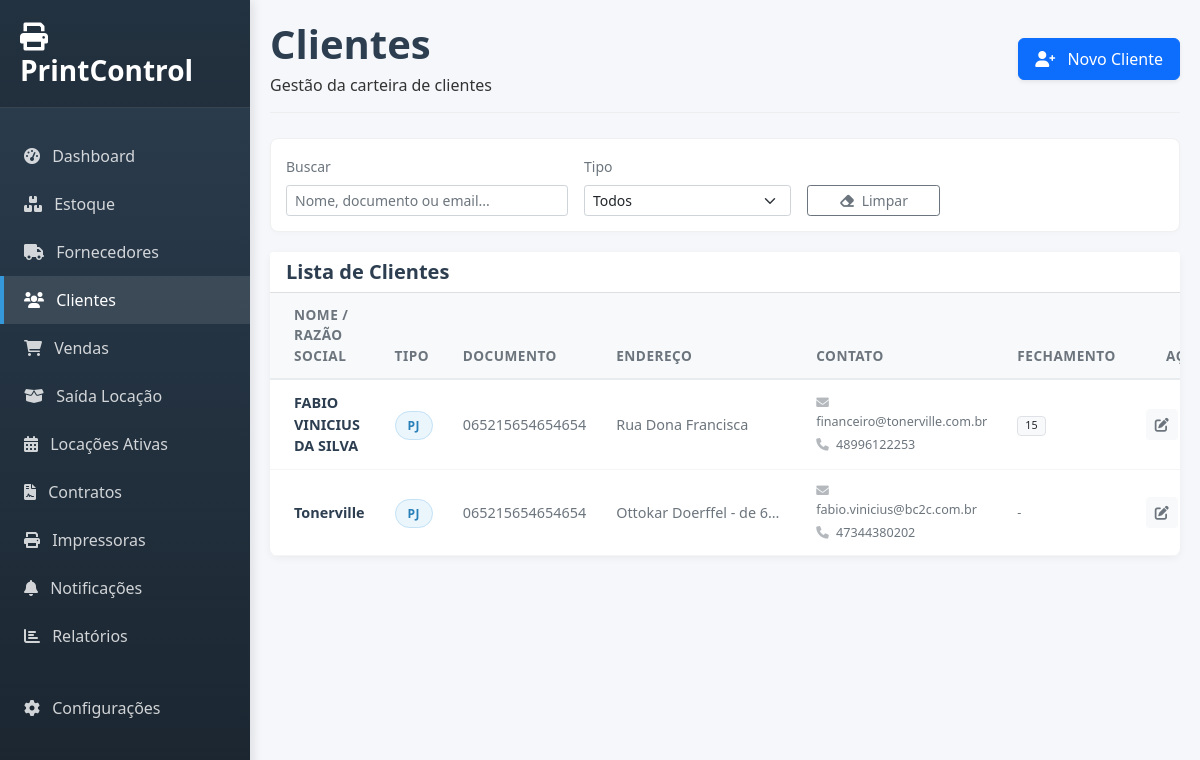
Before: /clientes with the older database file.
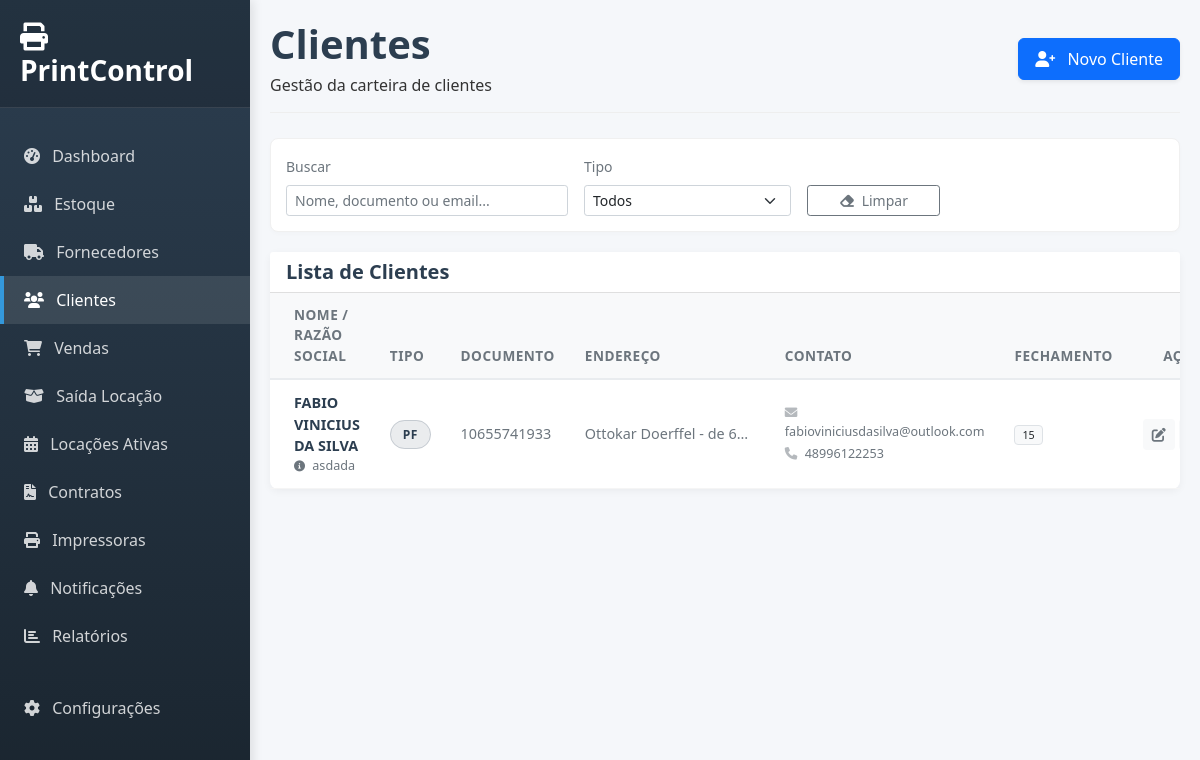
After: the same page with the newer database file.
### app.py (models this page shows)
class Cliente(db.Model):
    id = db.Column(db.Integer, primary_key=True)
    nome = db.Column(db.String(100), nullable=False)
    tipo_pessoa = db.Column(db.String(20))
    documento = db.Column(db.String(20))
    endereco = db.Column(db.String(200))
    telefone = db.Column(db.String(20))
    email = db.Column(db.String(100))
    data_fechamento = db.Column(db.Integer)
    observacao = db.Column(db.Text)

### app.py (the view)
@app.route('/clientes')
def clientes():
    todos_clientes = Cliente.query.order_by(Cliente.nome).all()
    return render_template('clientes.html', clientes=todos_clientes)

### app.py (called while the page is built)
@app.context_processor
def utility_processor():
    try:
        config = Configuracao.query.first()
        if not config:
            config = Configuracao()
            db.session.add(config)
            db.session.commit()
        return dict(hoje=datetime.now(), config=config)
    except:
        return dict(hoje=datetime.now(), config=None)

### templates/clientes.html (shortened to what the changed rows need)
{% extends "base.html" %}
{% block content %}
<div id="clientes-page" class="page-content active">
    <div class="page-header">
        <div class="d-flex justify-content-between align-items-center">
            <div>
                <h1 class="page-title">Clientes</h1>
            </div>
        </div>
    </div>
    <div class="card">
        <div class="card-body p-0">
            <div class="table-responsive">
                <table class="table table-hover mb-0" id="tabelaClientes">
                    <thead>
                        <tr>
                            <th class="ps-4">Nome / Razão Social</th>
                            <th>Tipo</th>
                            <th>Documento</th>
                            <th>Endereço</th> <th>Contato</th>
                            <th>Fechamento</th>
                            <th width="100" class="text-end pe-4">Ações</th>
                        </tr>
                    </thead>
                    <tbody>
                        {% for cliente in clientes %}
                        <tr>
                            <td class="ps-4">
                                <div class="fw-bold" style="color: #2C3E50;">{{ cliente.nome }}</div>
                                {% if cliente.observacao %}
                                    <small class="text-muted d-block text-truncate" style="max-width: 250px;">
                                        <i class="fas fa-info-circle me-1 small"></i> {{ cliente.observacao }}
                                    </small>
                                {% endif %}
                            </td>
                            <td>
                                {% if cliente.tipo_pessoa == 'Jurídica' %}
                                    <span class="badge-pill badge-soft-primary">PJ</span>
                                {% else %}
                                    <span class="badge-pill badge-soft-dark">PF</span>
                                {% endif %}
                            </td>
                            <td class="text-muted small">{{ cliente.documento if cliente.documento else '-' }}</td>
                            <td class="text-muted small text-truncate" style="max-width: 200px;" title="{{ cliente.endereco }}">
                                {{ cliente.endereco if cliente.endereco else '-' }}
                            </td>
                            <td>
                                <div class="small">
                                    {% if cliente.email %}
                                        <div class="text-muted mb-1"><i class="fas fa-envelope me-1 opacity-50"></i> {{ cliente.email }}</div>
                                    {% endif %}
                                    {% if cliente.telefone %}
                                        <div class="text-muted"><i class="fas fa-phone me-1 opacity-50"></i> {{ cliente.telefone }}</div>
                                    {% endif %}
                                </div>
                            </td>
                            <td>
                                {% if cliente.data_fechamento %}
                                    <span class="badge bg-light text-dark border fw-normal">{{ cliente.data_fechamento }}</span>
                                {% else %}
                                    <span class="text-muted small">-</span>
                                {% endif %}
                            </td>
                            <td class="text-end pe-4">
                                <div class="d-flex justify-content-end gap-1">
                                    <button class="btn btn-sm btn-light text-secondary"
                                        onclick="editarCliente(
                                            '{{ cliente.id }}',
                                            '{{ cliente.nome }}',
                                            '{{ cliente.tipo_pessoa }}',
                                            '{{ cliente.documento }}',
                                            '{{ cliente.endereco }}',
                                            '{{ cliente.telefone }}',
                                            '{{ cliente.email }}',
                                            '{{ cliente.data_fechamento }}',
                                            `{{ cliente.observacao }}`
                                        )" title="Editar">
                                        <i class="fas fa-edit"></i>
                                    </button>
                                </div>
                            </td>
                        </tr>
                        {% else %}
                        <tr><td colspan="7" class="text-center p-5 text-muted">Nenhum cliente cadastrado.</td></tr>
                        {% endfor %}
                    </tbody>
                </table>
            </div>
        </div>
    </div>
</div>
{% endblock %}

Changed rows visible on the page:
removed Cliente: nome "Tonerville", tipo_pessoa "PJ", documento "065215654654654", endereco "Ottokar Doerffel - de 6…", email "fabio.vinicius@bc2c.com.br", telefone "47344380202"
changed Cliente "FABIO VINICIUS DA SILVA": observacao (not shown) → "asdada"; documento "065215654654654" → "10655741933"; endereco "Rua Dona Francisca" → "Ottokar Doerffel - de 6…"; email "financeiro@tonerville.com.br" → "fabioviniciusdasilva@outlook.com"; tipo_pessoa "PJ" → "PF"
